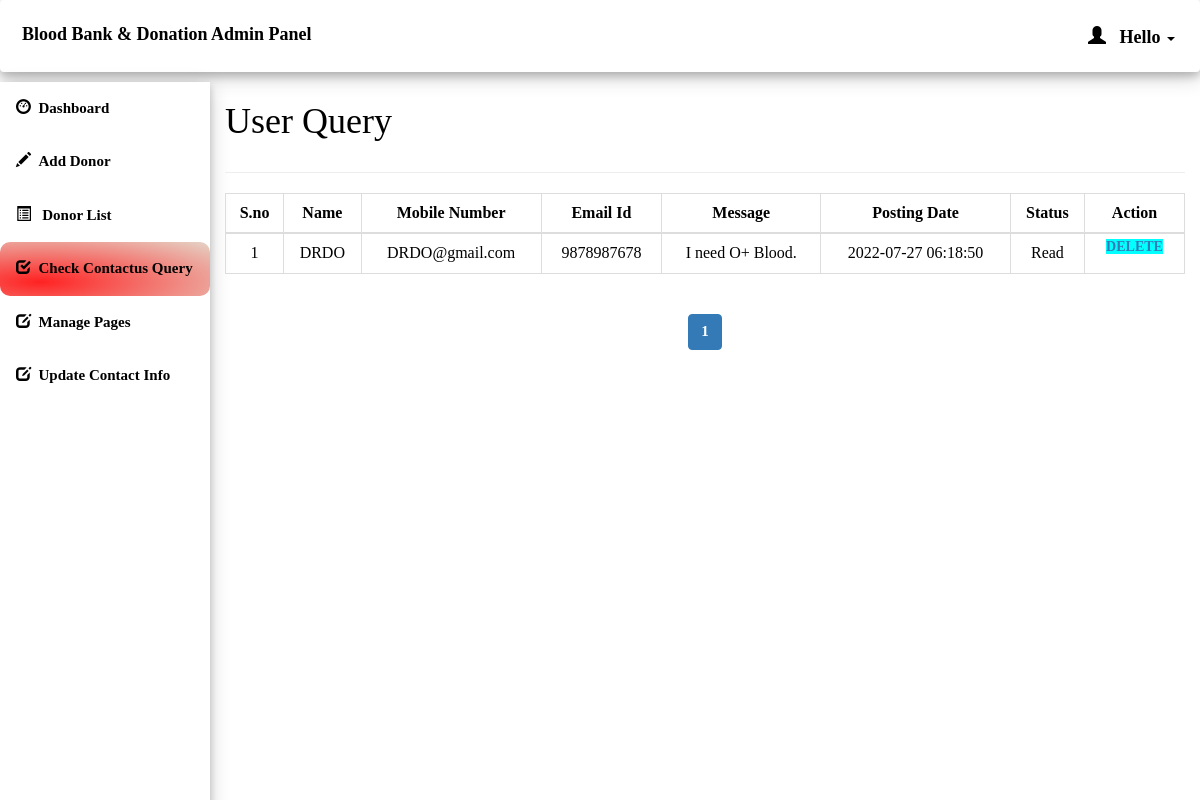
/admin/query.php (signed in), run on the app's committed database.
### tables this page shows
create table contact_query(
query_id int auto_increment Not Null,
query_name varchar(100) NOT NULL,
query_number char(11) NOT NULL,
query_mail varchar(120) NOT NULL,
query_message longtext NOT NULL,
query_date timestamp NOT NULL DEFAULT CURRENT_TIMESTAMP,
query_status int(11) DEFAULT NULL,
Primary key(query_id)
);

### admin/query.php (the view, shortened to what this page needs)
<html>
<head>
  <link rel="stylesheet" href="https://maxcdn.bootstrapcdn.com/bootstrap/3.4.1/css/bootstrap.min.css">
</head>
<?php
  if (isset($_SESSION['loggedin']) && $_SESSION['loggedin'] == true) {
  ?>
<body style="color:black">
<div id="header">
<?php include 'header.php';
?>
</div>
<div id="sidebar">
<?php $active="query"; include 'sidebar.php'; ?>
</div>
<div id="content" >
  <div class="content-wrapper">
    <div class="container-fluid">
      <div class="row">
        <div class="col-md-12 lg-12 sm-12">
          <h1 class="page-title">User Query</h1>
        </div>
      </div>
      <hr>
      <?php
        include 'conn.php';
          $limit = 10;
          if(isset($_GET['page'])){
            $page = $_GET['page'];
          }else{
            $page = 1;
          }
          $offset = ($page - 1) * $limit;
          $count=$offset+1;
        $sql= "select * from contact_query LIMIT {$offset},{$limit}";
        $result=mysqli_query($conn,$sql);
        if(mysqli_num_rows($result)>0)   {
       ?>
       <div class="table-responsive">
      <table class="table table-bordered" style="text-align:center">
          <thead style="text-align:center">
          <th style="text-align:center">S.no</th>
          <th style="text-align:center">Name</th>
          <th style="text-align:center">Mobile Number</th>
          <th style="text-align:center">Email Id</th>
          <th style="text-align:center">Message</th>
          <th style="text-align:center">Posting Date</th>
          <th style="text-align:center">Status</th>
          <th style="text-align:center">Action</th>
          </thead>
          <tbody>
            <?php
            while($row = mysqli_fetch_assoc($result)) { ?>
          <tr>
                  <td><?php echo $count++; ?></td>
                  <td><?php echo $row['query_name']; ?></td>
                  <td><?php echo $row['query_mail']; ?></td>
                  <td><?php echo $row['query_number']; ?></td>
                  <td><?php echo $row['query_message']; ?></td>
                  <td><?php echo $row['query_date']; ?></td>
                  <?php if($row['query_status']==1)
{
?><td>Read<br></td>
<?php } else {?>
<td><a href="query.php?id=<?php echo $row['query_id'];?>" onclick="clickme()"><b id="demo">Pending</b></a><br>
</td>
<?php } ?>
                    <td id="he" style="width:100px">
                    <a style="background-color:aqua" href='delete_query.php?id=<?php echo $row['query_id']; ?>'> Delete </a>
                </td>
              </tr>
            <?php } ?>
          </tbody>
      </table>
    </div>
    <?php } ?>
    <div class="table-responsive"style="text-align:center;align:center">
        <?php
        $sql1 = "SELECT * FROM contact_query";
        $result1 = mysqli_query($conn, $sql1) or die("Query Failed.");
        if(mysqli_num_rows($result1) > 0){
          $total_records = mysqli_num_rows($result1);
          $total_page = ceil($total_records / $limit);
          echo '<ul class="pagination admin-pagination">';
          for($i = 1; $i <= $total_page; $i++){
            if($i == $page){
              $active = "active";
            }else{
              $active = "";
            }
            echo '<li class="'.$active.'"><a href="query.php?page='.$i.'">'.$i.'</a></li>';
          }
          echo '</ul>';
        }
        ?>
        </div>
      </div>
    </div>
   <?php }
    ?>
</body>
</html>

### admin/query.php (style rules this page uses)
#sidebar { position:relative;margin-top:-20px }
#content { position:relative;margin-left:210px }
#he { font-size: 14px; font-weight: 600; text-transform: uppercase; padding: 3px 7px; color: #fff; text-decoration: none; border-radius: 3px; align-items:center; }

### admin/sidebar.php (style rules this page uses)
body { margin: 0; font-family: 'Averia Gruesa Libre';font-size: 15px; color:#F8F9F9; }

### data on the page
contact_query: query_name "DRDO", query_mail "DRDO@gmail.com", query_number "9878987678", query_message "I need O+ Blood.", query_date "2022-07-27 06:18:50", query_status "Read"
